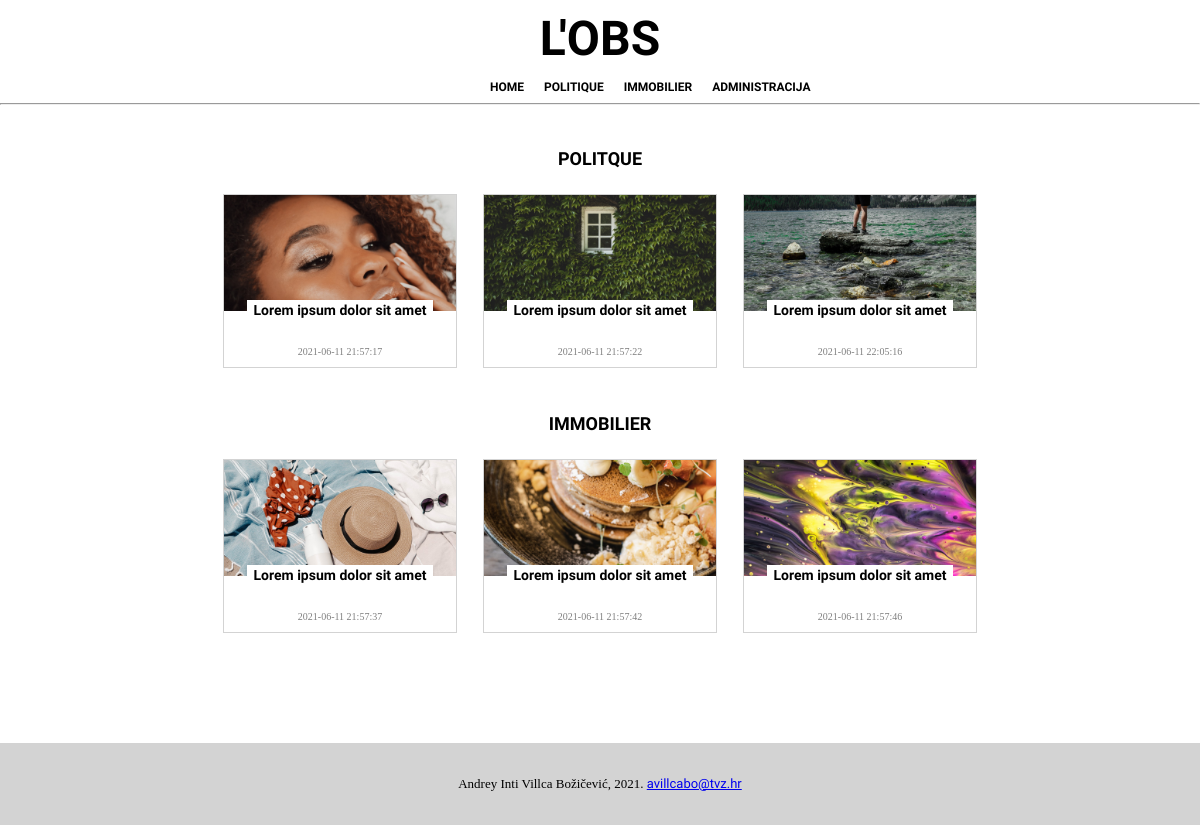
Before: / with the older database file.
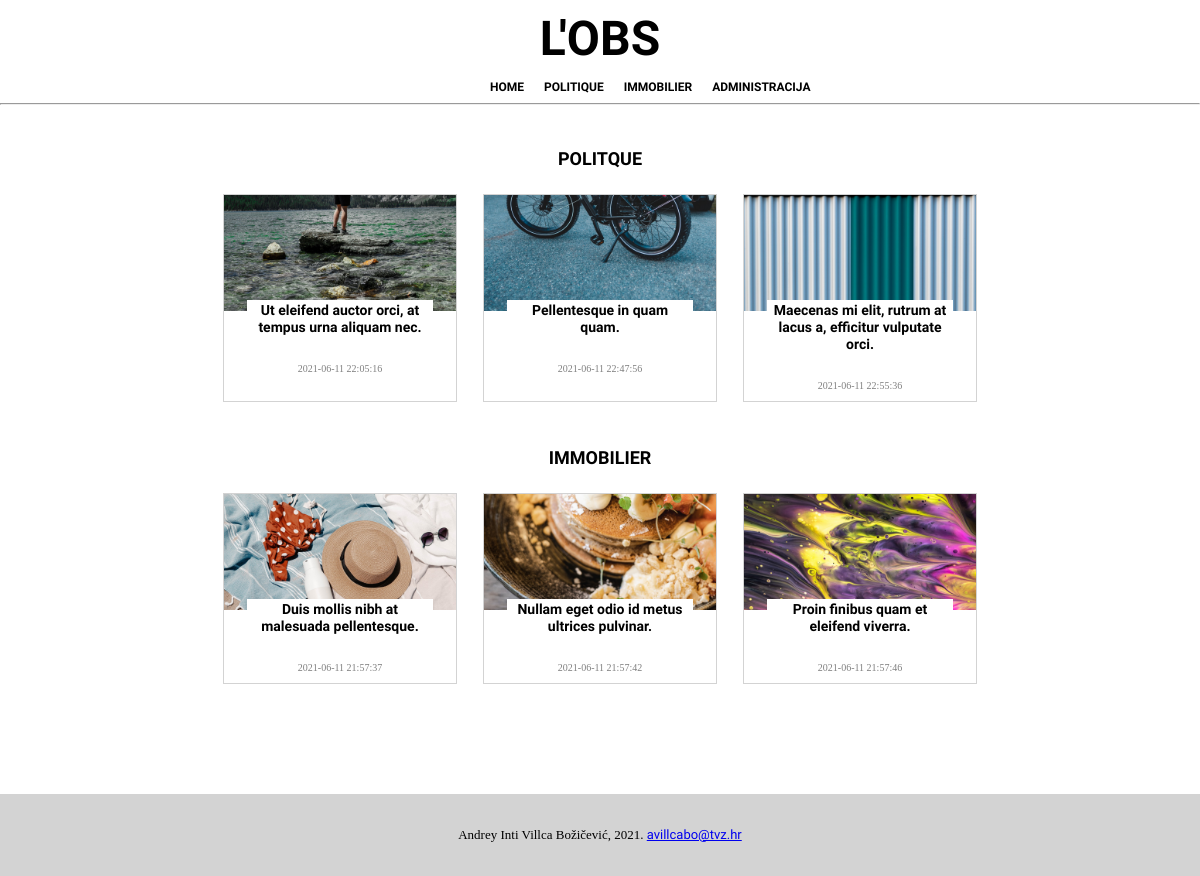
After: the same page with the newer database file.
### tables this page shows
CREATE TABLE `clanak` (
  `id` int(11) NOT NULL,
  `title` text NOT NULL,
  `about` text NOT NULL,
  `content` text NOT NULL,
  `category` text NOT NULL,
  `date` datetime NOT NULL,
  `image` text NOT NULL,
  `arhiv` smallint(1) NOT NULL
);

### index.php (the view, shortened to what this page needs)
<?php
function getArticles($category)
{
  $dbc = mysqli_connect("localhost", "root", "", "pwa_projekt") or die('Could not connect: ' . mysqli_connect_error());
  $query = "SELECT * FROM clanak WHERE arhiv=0 AND category='$category' LIMIT 3";
  $result = mysqli_query($dbc, $query);
  while ($row = mysqli_fetch_array($result)) {
    echo "
      <article class=\"card\">
      <img src=\"uploads/{$row['image']}\" alt=\"\" class=\"card-img\">
      <h3 class=\"card-title\"><a href=\"clanak.php?id={$row['id']}\">{$row['title']}</a></h3>
      <p class=\"card-date\">{$row['date']} </p>
      </article>
      ";
  }
}
?>
<!DOCTYPE html>
<html lang="en">
<head>
  <link rel="stylesheet" href="style.css">
</head>
<body>
  <div class="page-wrapper">
    <div class="wrapper">
      <h1 class="brand">L'OBS</h1>
      <header class="main-heading">
        <nav class="navbar">
          <ul class="navbar-nav">
            <li class="navbar-item"><a href="index.php">HOME</a></li>
            <li class="navbar-item"><a href="politique.php">POLITIQUE</a></li>
            <li class="navbar-item"><a href="immobilier.php">IMMOBILIER</a></li>
            <li class="navbar-item"><a href="administracija.php">ADMINISTRACIJA</a></li>
          </ul>
        </nav>
      </header>
      <hr>
      <main class="main-content">
        <section class="politique-section">
          <h2 class="section-heading">POLITQUE</h2>
          <div class="card-row">
            <?php
            getArticles($category = "POLITIQUE");
            ?>
          </div>
        </section>
        <section class="immobilier-section">
          <h2 class="section-heading">IMMOBILIER</h2>
          <div class="card-row">
            <?php
            getArticles($category = "IMMOBILIER");
            ?>
          </div>
        </section>
      </main>
    </div>
    <footer class="footer">
      <p>Andrey Inti Villca Božičević, 2021. <a href="mailto:avillcabo@tvz.hr">avillcabo@tvz.hr</a></p>
    </footer>
  </div>
</body>
</html>

Changed rows visible on the page:
removed clanak: image (picture), title "Lorem ipsum dolor sit amet", date "2021-06-11 21:57:17"
removed clanak: image (picture), title "Lorem ipsum dolor sit amet", date "2021-06-11 21:57:22"
changed clanak: title "Lorem ipsum dolor sit amet" → "Ut eleifend auctor orci, at tempus urna aliquam nec."
now on this page (row edited): clanak: image (picture), title "Pellentesque in quam quam.", date "2021-06-11 22:47:56"
now on this page (row edited): clanak: image (picture), title "Maecenas mi elit, rutrum at lacus a, efficitur vulputate orci.", date "2021-06-11 22:55:36"
changed clanak: title "Lorem ipsum dolor sit amet" → "Duis mollis nibh at malesuada pellentesque."
changed clanak: title "Lorem ipsum dolor sit amet" → "Nullam eget odio id metus ultrices pulvinar."
changed clanak: title "Lorem ipsum dolor sit amet" → "Proin finibus quam et eleifend viverra."
